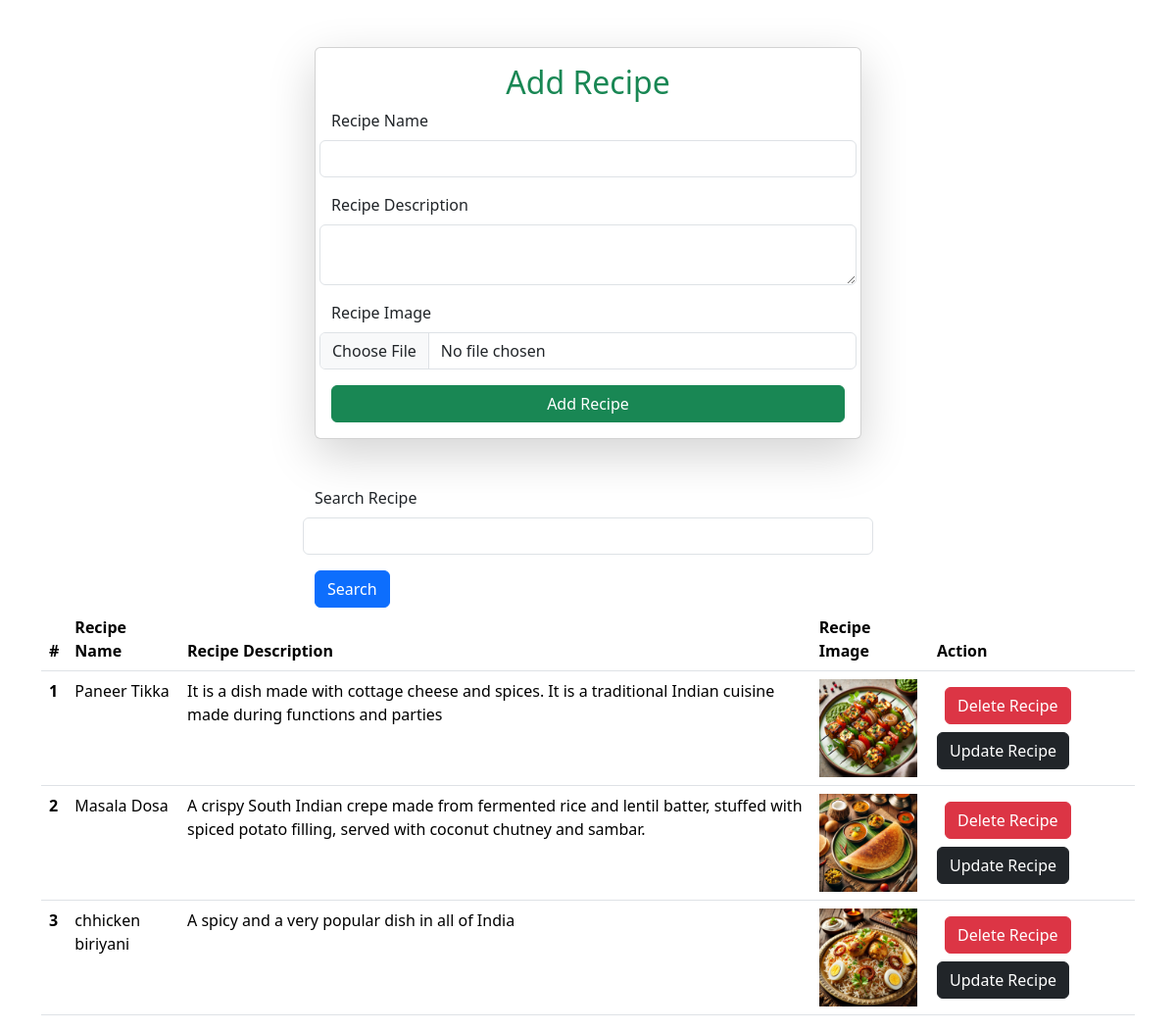
Page /recipies/ on the earlier database version.
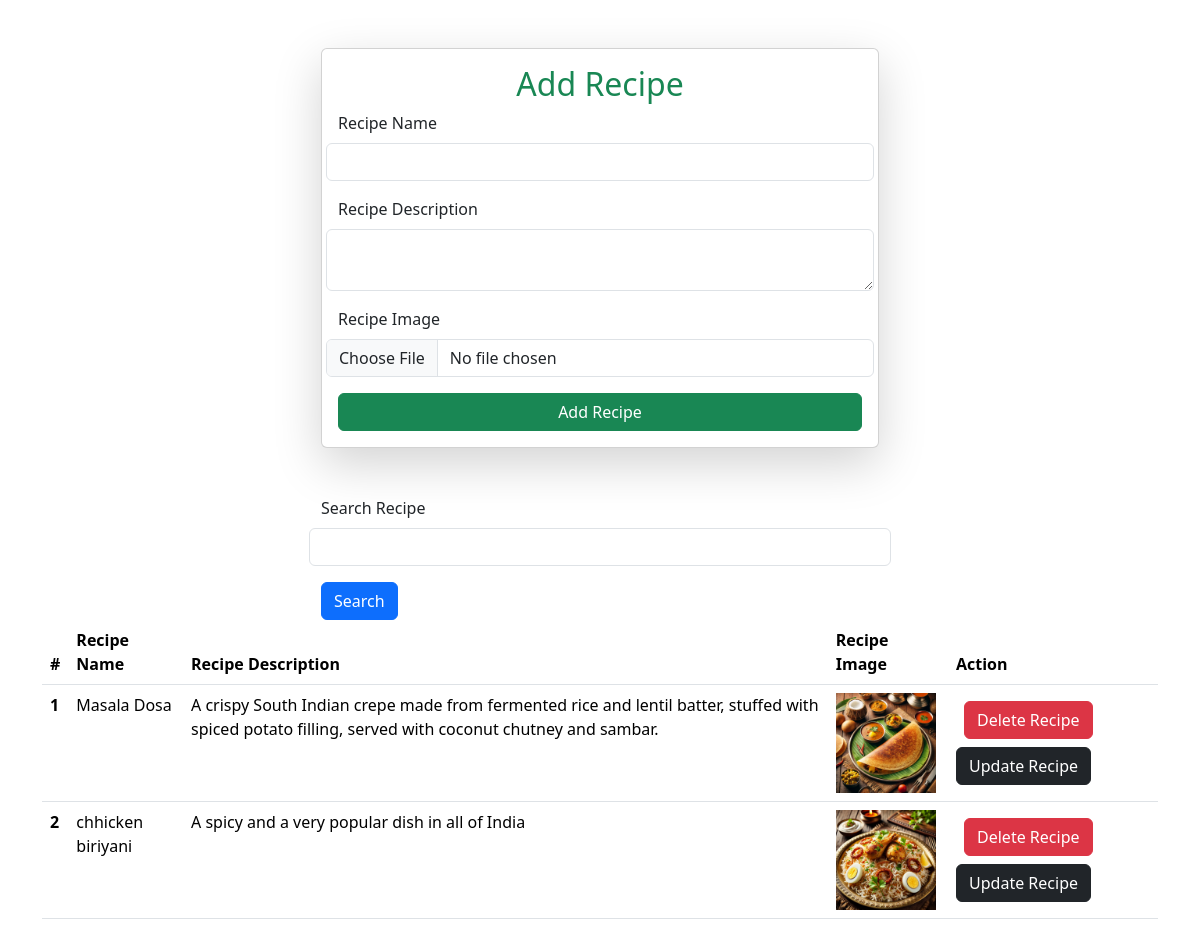
Same page on the later database version.
### vege/models.py (models this page shows, shortened)
class Receipe(models.Model):
    user = models.ForeignKey(User , on_delete=models.SET_NULL , null = True , blank = True)
    receipe_name = models.CharField(max_length=100)
    receipe_des = models.TextField(null = False , blank = False)
    receipe_image = models.ImageField(upload_to="receipe")

### vege/views.py (the view, shortened to what this page needs)
# urls.py: path('recipies/' , recipies , name = "recipies")
def recipies(request):
    queryset = Receipe.objects.all()
    if request.GET.get('search'):
        queryset = queryset.filter(receipe_name__icontains = request.GET.get('search') )
    context = {'receipes':queryset}
    return render(request , 'recipe.html' , context)

### vege/templates/recipe.html (shortened to what this page needs)
<!DOCTYPE html>
<html lang="en">
<head>
    <link href="https://cdn.jsdelivr.net/npm/bootstrap@5.3.3/dist/css/bootstrap.min.css" rel="stylesheet">
</head>
<body>
   <div class="container mt-5" >
        <form class="col-6 mx-auto card p-3 shadow-lg" method = "post" enctype="multipart/form-data">
            <h2 class="text-center text-success">Add Recipe</h2>
            <div class="row mb-3">
              <label for="inputEmail3" class="form-label">Recipe Name</label>
                <input type="text" class="form-control" name ="receipe_name"  required>
            </div>
            <div class="row mb-3">
              <label for="inputPassword3" class="form-label">Recipe Description</label>
                <textarea class="form-control" name="receipe_des" required></textarea>
            </div>
            <div class="row mb-3">
                <label for="inputEmail3" class="form-label">Recipe Image</label>
                  <input type="file" class="form-control" name=" receipe_image">
              </div>
            <button type="submit" class="btn btn-success">Add Recipe</button>
          </form>
          <div class = "mt-5">
            <div class="mx-auto col-6">
              <form>
              <div class="row mb-3">
                <label for="inputEmail3" class="form-label">Search Recipe</label>
                  <input type="text" class="form-control" name ="search" value = "{{receipe.receipe_name}}" >
              </div>
              <button type="submit" class = "btn btn-primary">Search</button>
            </form>
            </div>
          </div>
          <table class="table">
            <thead>
              <tr>
                <th scope="col">#</th>
                <th scope="col">Recipe Name</th>
                <th scope="col">Recipe Description</th>
                <th scope="col">Recipe Image</th>
                <th scope = "col">Action</th>
              </tr>
            </thead>
            <tbody>
              {% for recipe in receipes %}
              <tr>
                <th scope="row">{{forloop.counter}}</th>
                <td>{{recipe.receipe_name}}</td>
                <td>{{recipe.receipe_des}}</td>
                <td><img src="/media/{{recipe.receipe_image}}" height="100"></td>
                <td>
                  <a href = "/delete_recipies/{{recipe.id}}" class = "btn btn-danger m-2">Delete Recipe</a>
                  <a href = "/update_recipies/{{recipe.id}}" class = "btn btn-dark">Update Recipe</a>
                </td>
              </tr>
              {% endfor %}
            </tbody>
          </table>
    </div>
</body>
</html>

Differences in the rows shown:
removed Receipe: receipe_name "Paneer Tikka", receipe_des "It is a dish made with cottage cheese and spices. It is a traditional Indian cuisine made during functions and parties", receipe_image (picture)
